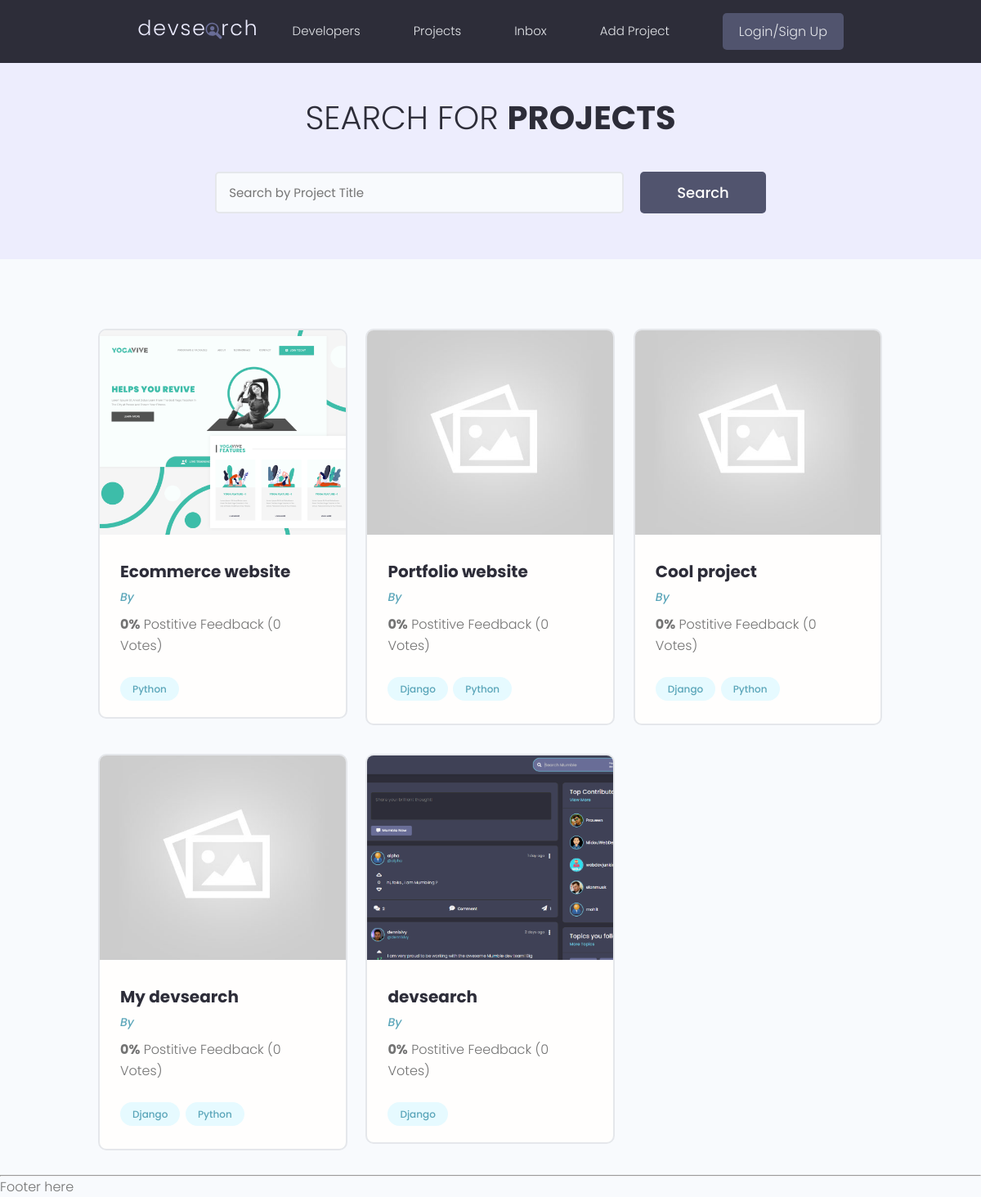
The app's page /projects/, older data.
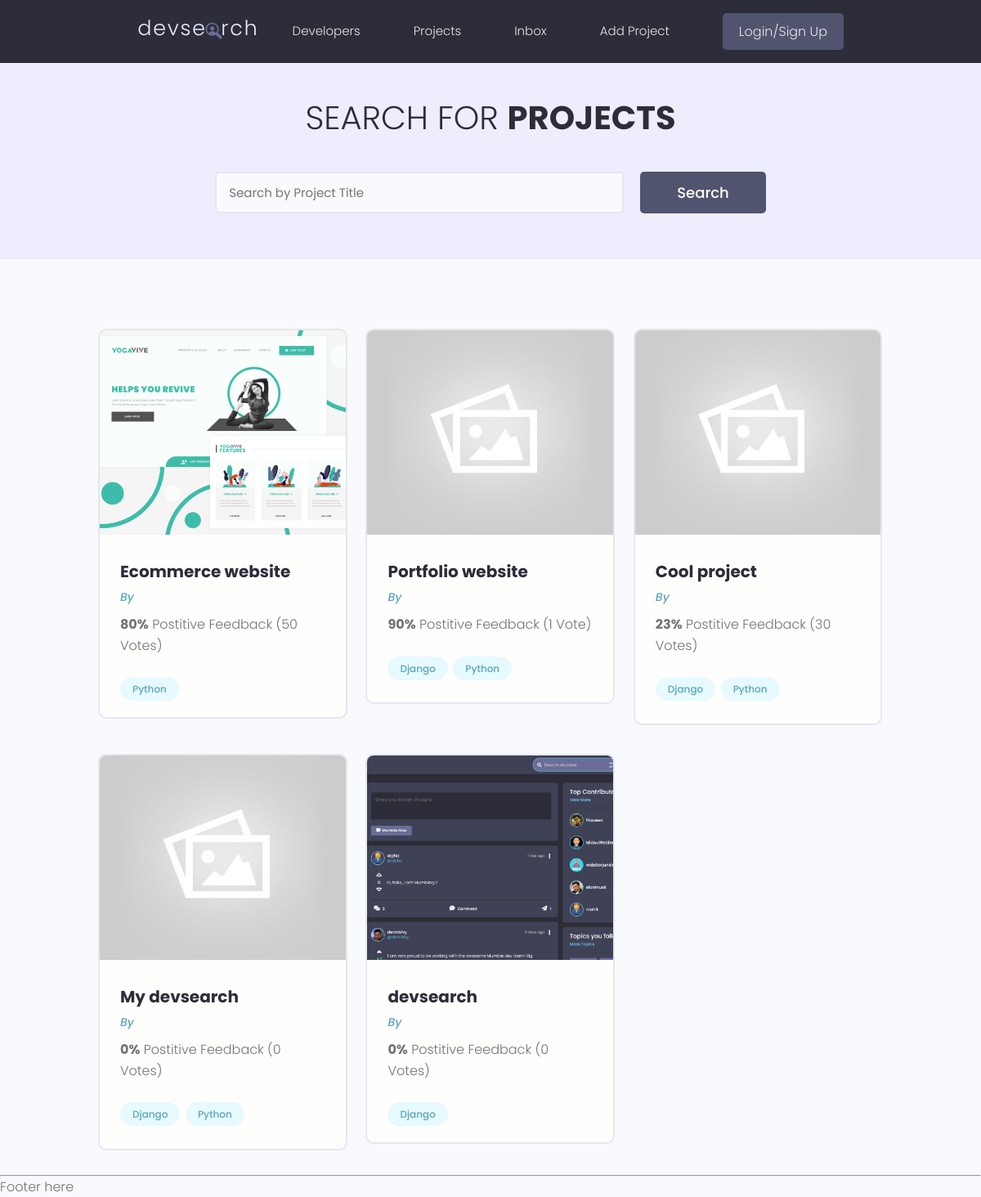
The same page, newer data.
### projects/models.py (models this page shows, shortened)
class Project(models.Model):
    owner = models.ForeignKey(
        Profile, null=True, blank=True, on_delete=models.CASCADE)
    title = models.CharField(max_length = 200)
    description = models.TextField(null = True, blank = True)
    featured_image = models.ImageField(null = True, blank = True, default = 'default.jpg')
    demo_link = models.CharField(max_length = 2000, null = True, blank = True)
    source_link = models.CharField(max_length = 2000, null = True, blank = True)
    tags = models.ManyToManyField('Tag', blank = True)
    vote_total = models.IntegerField(default = 0, null = True, blank = True)
    vote_ratio = models.IntegerField(default = 0, null = True, blank = True)
    created = models.DateTimeField(auto_now_add = True)
    id = models.UUIDField(default = uuid.uuid4, unique = True, primary_key = True, editable = False)

class Tag(models.Model):
    name = models.CharField(max_length = 200)
    created = models.DateTimeField(auto_now_add = True)
    id = models.UUIDField(default = uuid.uuid4, unique = True, primary_key = True, editable = False)
    def __str__(self):
        return self.name

### projects/views.py (the view)
# urls.py: path('projects/', include('projects.urls')),
def projects(request):
    projects = Project.objects.all()
    context = {'projects': projects}
    return render(request, 'projects/projects.html', context)

### projects/templates/projects/projects.html (shortened to what this page needs)
{% extends 'main.html' %} {% block content %}
<main class="projects">
  <section class="hero-section text-center">
    <div class="container container--narrow">
      <div class="hero-section__box">
        <h2>Search for <span>Projects</span></h2>
      </div>
      <div class="hero-section__search">
        <form class="form" action="#" method="get">
          <div class="form__field">
            <input class="input input--text" id="formInput#search" type="text" name="text"
              placeholder="Search by Project Title" />
          </div>
          <input class="btn btn--sub btn--lg" type="submit" value="Search" />
        </form>
      </div>
    </div>
  </section>
  <section class="projectsList">
    <div class="container">
      <div class="grid grid--three">
        {% for project in projects %}
        <div class="column">
          <div class="card project">
            <a href="{% url 'project' project.id %}" class="project">
              <img class="project__thumbnail" src="{{project.featured_image.url}}" alt="project thumbnail" />
              <div class="card__body">
                <h3 class="project__title">{{ project.title}}</h3>
                <p><a class="project__author" href="">By {{ project.owner.name }}</a></p>
                <p class="project--rating">
                  <span style="font-weight: bold;">{{project.vote_ratio}}%</span> Postitive
                  Feedback ({{project.vote_total}} Vote{{project.vote_total|pluralize:"s"}})
                </p>
                <div class="project__tags">
                  {% for tag in project.tags.all%}
                  <span class="tag tag--pill tag--main">
                    <small>{{tag}}</small>
                  </span>
                  {% endfor %}
                </div>
              </div>
            </a>
          </div>
        </div>
        {% endfor %}
      </div>
    </div>
  </section>
</main>
{% endblock content %}

### templates/main.html (shortened to what this page needs)
<!DOCTYPE html>
{% load static %}
<html>
  <head>
    <link
      rel="stylesheet"
      href="https://cdn.iconmonstr.com/1.3.0/css/iconmonstr-iconic-font.min.css"
    />
    <link rel="stylesheet" href="{% static 'uikit/styles/uikit.css' %}" />
    <link rel="stylesheet" href="{% static 'styles/app.css' %}" />
  </head>
  <body>
    {% include 'navbar.html' %} {% block content %} {% endblock content %}
    <hr />
    <p>Footer here</p>
  </body>
</html>

### templates/navbar.html (shortened to what this page needs)
{% load static %}
<header class="header">
    <div class="container container--narrow">
      <a href="{% url 'profiles' %}" class="header__logo">
        <img src="{% static 'images/logo.svg' %}" alt="DevSearch Logo" />
      </a>
      <nav class="header__nav">
        <ul class="header__menu">
          <li class="header__menuItem"><a href="">Developers</a></li>
          <li class="header__menuItem"><a href="{% url 'projects' %}">Projects</a></li>
          <li class="header__menuItem"><a href="">Inbox</a></li>
          <li class="header__menuItem"><a href="{% url 'create-project' %}">Add Project</a></li>
          <li class="header__menuItem"><a href="" class="btn btn--sub">Login/Sign Up</a></li>
        </ul>
      </nav>
    </div>
  </header>

### static/styles/app.css (style rules this page uses)
:root { --color-sub: #2d2d39; }
.btn--sub { background-color: var(--color-sub-light); }
.card { border: 2px solid var(--color-light); }
img { width: 100%; }
.header { position: sticky; z-index: 111; background-color: var(--color-sub); padding: 1.5rem 0; }
.header > .container { display: flex; justify-content: space-between; align-items: center; }
.header__logo > img { height: 3.8rem; }
.header__nav > ul { display: inline-flex; align-items: center; list-style: none; gap: 6.5rem; }
.header__menuItem > a { color: var(--color-light); font-weight: 300; }
.hero-section { height: 40vh; display: flex; align-items: center; background-color: var(--color-sub); }
.hero-section__box { margin-bottom: 4rem; }
.hero-section__box > h2, .hero-section__box > h2 > span { font-size: 4rem; color: var(--color-light); line-height: 1.3; text-transform: uppercase; }
.hero-section__box > h2 { font-weight: 300; }
.hero-section__box > h2 > span { font-weight: 700; }
.hero-section__search > .form { display: flex; align-items: center; justify-content: center; gap: 2rem; }
.hero-section__search > .form input.input--text { width: 50rem; }
.project__author { font-size: 1.4rem; font-style: italic; }
.project--rating { margin-bottom: 1.6em; margin-top: .5em; }
.projects > .hero-section { background: var(--color-sub-lighter); height: 30vh; }
.projects .hero-section__box { margin-bottom: 2.5rem; }
.projects .hero-section__box > h2 { color: var(--color-sub); }
.projects .hero-section__box > h2 > span { font-weight: 700; color: var(--color-sub); }
.projectsList { margin-top: 8rem; }
.project__thumbnail { height: 25rem; object-fit: cover; object-position: top center; }
.project__title { font-size: 2rem; font-weight: 700; color: var(--color-sub); }

### static/uikit/styles/modules/_variables.css (style rules this page uses)
:root { --color-main: #5aa5b9; --color-main-light: #e6faff; --color-sub: #3f4156; --color-sub-light: #51546e; --color-sub-lighter: #ededfd; --color-text: #737373; --color-gray: #8b8b8b; --color-light: #e5e7eb; --color-light-gray: #767676; --color-bg: #f8fafd; --color-white: #fffefd; --color-white-light: #f3f3f3; --color-success: #359e64; --color-success-bg: #def8e8; --color-error: #fc4b0b; --color-error-bg: #fff2ee; --font-base: 'Poppins', arial, helvetica, 'Segoe UI', roboto, ubuntu, sans-serif; --font-monospace: 'Fira Code', 'Courier New', courier, monospace; --font-regular: 300; --font-medium: 500; --font-bold: 700; --generic-shadow: 1px 1px 5px #00000010; --generic-transition: all 0.3s ease-in-out; }

### static/uikit/styles/modules/_base.css (style rules this page uses)
* { margin: 0; padding: 0; box-sizing: border-box; text-rendering: optimizeLegibility; color: inherit; font-size: inherit; }
html { font-size: 50%; }
@media only screen and (min-width: 480px) { html { font-size: 56.25%; } }
@media only screen and (min-width: 1200px) { html { font-size: 62.5%; } }
body { line-height: 1.6; font-weight: 400; font-size: 1.5rem; color: var(--color-text); background-color: var(--color-bg); min-height: 100vh; }

### static/uikit/styles/modules/_typography.css (style rules this page uses)
* { font-family: var(--font-base); }
h2 { font-size: 3.6rem; font-weight: var(--font-bold); }
h3 { font-size: 3.2rem; font-weight: var(--font-medium); }
p, span, strong { font-size: 1.6rem; color: var(--color-text); font-weight: var(--font-regular); }
a { padding-bottom: 2px; text-decoration: none; display: inline-block; color: var(--color-main); font-weight: var(--font-medium); }

### static/uikit/styles/modules/_utilities.css (style rules this page uses)
.container { width: 92%; max-width: 165rem; margin: 0 auto; box-sizing: border-box; }
.container--narrow { width: 92%; max-width: 120rem; }
@media screen and (min-width: 1000px) { .container { width: 90%; } }
@media screen and (min-width: 1000px) { .container--narrow { width: 85%; } }
@media screen and (min-width: 1200px) { .container { width: 80%; } }
@media screen and (min-width: 1200px) { .container--narrow { width: 72%; } }
.text-center { text-align: center; }

### static/uikit/styles/modules/_button.css (style rules this page uses)
.btn { display: inline-block; position: relative; cursor: pointer; background-color: var(--color-light); font-weight: var(--font-medium); color: var(--color-sub); text-decoration: none; padding: 1rem 2rem; border-radius: 0.5rem; border: none; width: -webkit-fit-content; width: -moz-fit-content; width: fit-content; height: -webkit-fit-content; height: -moz-fit-content; height: fit-content; font-size: 1.6rem; outline-width: 0; outline-color: transparent; -webkit-backface-visibility: hidden; backface-visibility: hidden; transition: all 0.3s ease-in-out; }
.btn--sub { background-color: var(--color-sub); color: var(--color-white); }
.btn--lg { font-size: 1.8rem; padding: 1.2rem 4.5rem; }

Row changes from the older to the newer data that the page shows:
changed Project "Ecommerce website": vote_ratio "0" → "80"; vote_total "0" → "50"
changed Project "Portfolio website": vote_ratio "0" → "90"; vote_total "0" → "1"
changed Project "Cool project": vote_ratio "0" → "23"; vote_total "0" → "30"
